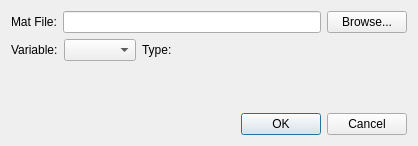
<?xml version="1.0" encoding="UTF-8"?>
<ui version="4.0">
 <class>SDMat</class>
 <widget class="QDialog" name="SDMat">
  <property name="windowModality">
   <enum>Qt::ApplicationModal</enum>
  </property>
  <property name="geometry">
   <rect>
    <x>0</x>
    <y>0</y>
    <width>418</width>
    <height>146</height>
   </rect>
  </property>
  <property name="windowTitle">
   <string>Load Mat File</string>
  </property>
  <layout class="QGridLayout" name="gridLayout">
   <item row="4" column="0">
    <widget class="QDialogButtonBox" name="buttonBox">
     <property name="orientation">
      <enum>Qt::Horizontal</enum>
     </property>
     <property name="standardButtons">
      <set>QDialogButtonBox::Cancel|QDialogButtonBox::Ok</set>
     </property>
    </widget>
   </item>
   <item row="0" column="0">
    <layout class="QFormLayout" name="formLayout">
     <property name="topMargin">
      <number>0</number>
     </property>
     <item row="1" column="0" colspan="2">
      <layout class="QHBoxLayout" name="horizontalLayout">
       <item>
        <widget class="QLabel" name="file">
         <property name="text">
          <string>Mat File:</string>
         </property>
        </widget>
       </item>
       <item>
        <widget class="QLineEdit" name="filePath">
         <property name="readOnly">
          <bool>true</bool>
         </property>
        </widget>
       </item>
       <item>
        <widget class="QPushButton" name="browseButton">
         <property name="text">
          <string>Browse...</string>
         </property>
        </widget>
       </item>
      </layout>
     </item>
     <item row="3" column="0">
      <layout class="QHBoxLayout" name="horizontalLayout_2">
       <item>
        <widget class="QLabel" name="variable">
         <property name="text">
          <string>Variable:</string>
         </property>
        </widget>
       </item>
       <item>
        <widget class="QComboBox" name="variables"/>
       </item>
      </layout>
     </item>
     <item row="3" column="1">
      <layout class="QHBoxLayout" name="horizontalLayout_3" stretch="0,0,0">
       <property name="topMargin">
        <number>0</number>
       </property>
       <item>
        <widget class="QLabel" name="type">
         <property name="font">
          <font>
           <weight>50</weight>
           <bold>false</bold>
          </font>
         </property>
         <property name="text">
          <string>Type:</string>
         </property>
        </widget>
       </item>
       <item>
        <widget class="QLabel" name="varType">
         <property name="text">
          <string/>
         </property>
        </widget>
       </item>
       <item>
        <spacer name="horizontalSpacer">
         <property name="orientation">
          <enum>Qt::Horizontal</enum>
         </property>
         <property name="sizeHint" stdset="0">
          <size>
           <width>40</width>
           <height>20</height>
          </size>
         </property>
        </spacer>
       </item>
      </layout>
     </item>
     <item row="4" column="0" colspan="2">
      <widget class="QLabel" name="error">
       <property name="text">
        <string/>
       </property>
       <property name="alignment">
        <set>Qt::AlignRight|Qt::AlignTrailing|Qt::AlignVCenter</set>
       </property>
      </widget>
     </item>
    </layout>
   </item>
  </layout>
 </widget>
 <resources/>
 <connections>
  <connection>
   <sender>buttonBox</sender>
   <signal>rejected()</signal>
   <receiver>SDMat</receiver>
   <slot>reject()</slot>
   <hints>
    <hint type="sourcelabel">
     <x>316</x>
     <y>260</y>
    </hint>
    <hint type="destinationlabel">
     <x>286</x>
     <y>274</y>
    </hint>
   </hints>
  </connection>
  <connection>
   <sender>buttonBox</sender>
   <signal>accepted()</signal>
   <receiver>SDMat</receiver>
   <slot>accept()</slot>
   <hints>
    <hint type="sourcelabel">
     <x>248</x>
     <y>254</y>
    </hint>
    <hint type="destinationlabel">
     <x>157</x>
     <y>274</y>
    </hint>
   </hints>
  </connection>
 </connections>
</ui>
